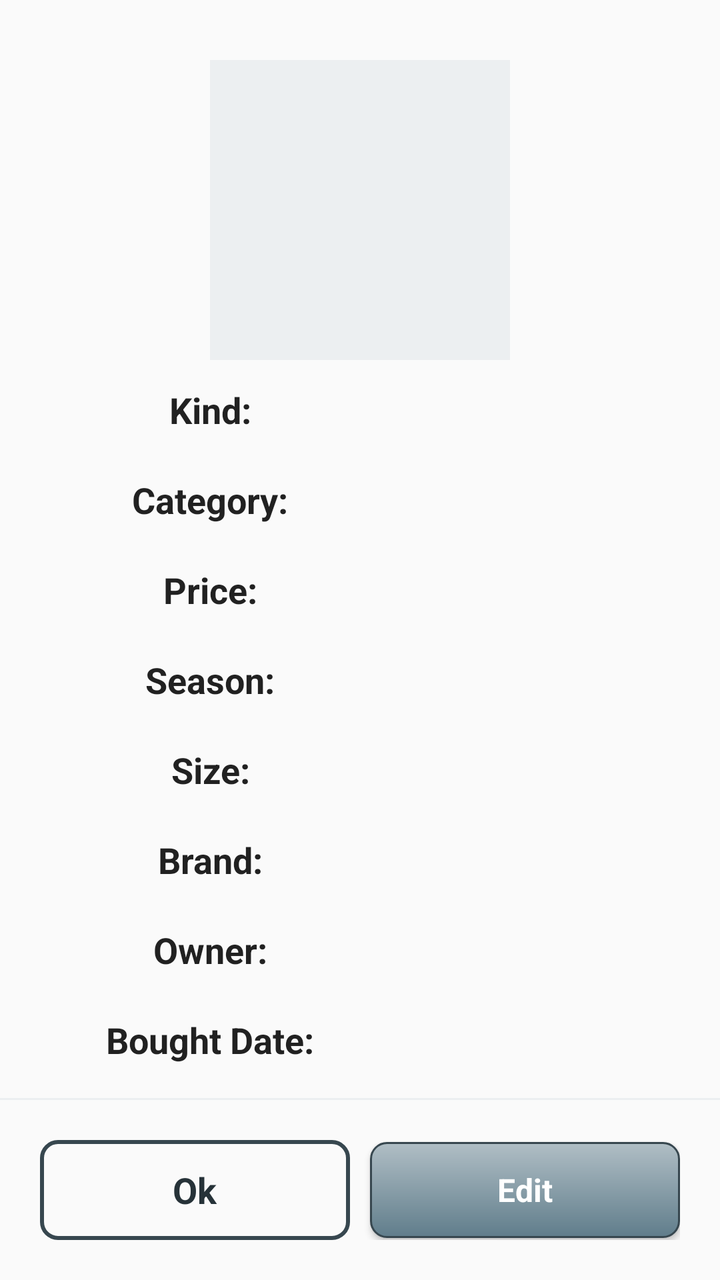
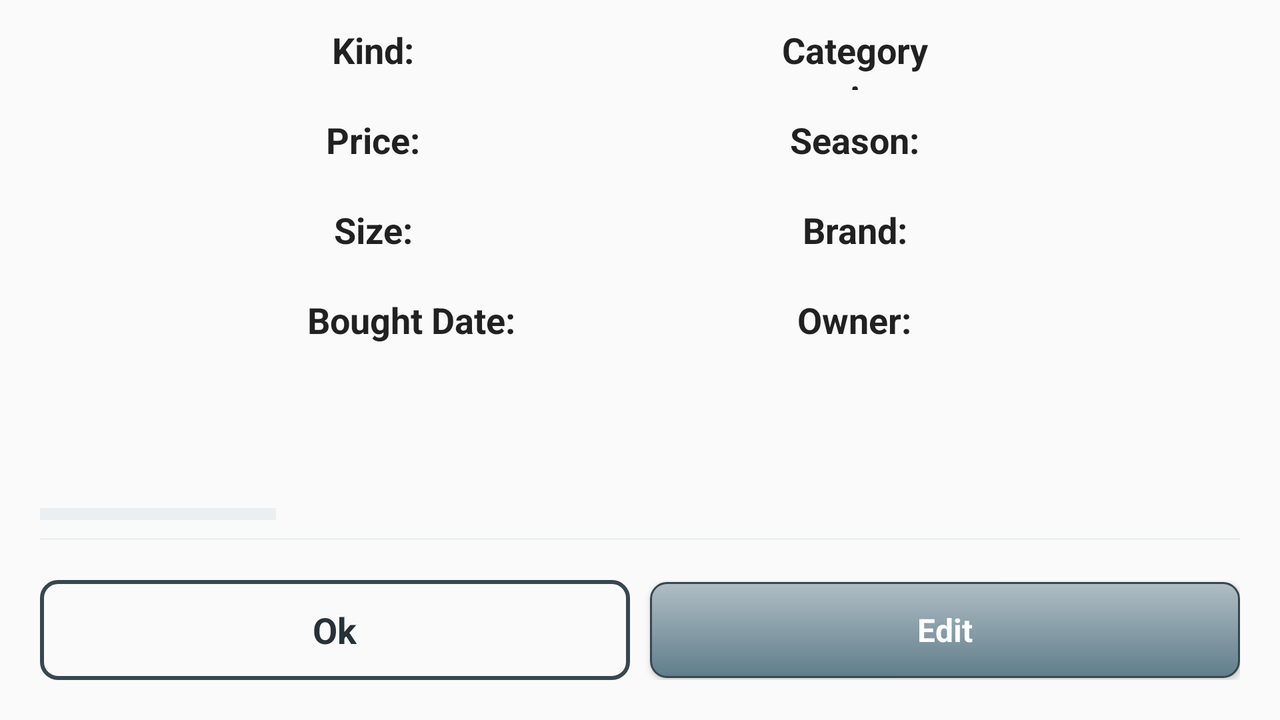

First picture: res/layout/ on a phone held upright. Second picture: the repository's own variant of that layout, on a device whose configuration matches the variant's folder. Source for both follows.
<!-- AndroidManifest.xml: application theme AppTheme -->
<!-- res/layout/fragment_closet_show_item.xml -->
<?xml version="1.0" encoding="utf-8"?>
<FrameLayout xmlns:android="http://schemas.android.com/apk/res/android"
    android:layout_width="match_parent"
    android:layout_height="match_parent">

    <android.support.v4.widget.NestedScrollView
        android:layout_width="match_parent"
        android:layout_height="match_parent"
        android:layout_marginBottom="90dp"
        android:scrollbars="vertical">

        <LinearLayout
            android:layout_width="match_parent"
            android:layout_height="match_parent"
            android:orientation="vertical"
            android:layout_marginLeft="30dp"
            android:layout_marginRight="30dp" >

            <ImageView
                android:id="@+id/imageShow"
                android:background="@drawable/image_border"
                android:layout_gravity="center"
                android:layout_marginTop="30dp"
                android:layout_width="150dp"
                android:layout_height="150dp" />

            <LinearLayout
                android:layout_marginTop="@dimen/detail_margin"
                android:layout_width="match_parent"
                android:layout_height="wrap_content"
                android:orientation="horizontal">

                <TextView
                    android:text="@string/kind"
                    android:gravity="center"
                    android:layout_weight="1"
                    android:layout_width="0dp"
                    android:layout_height="@dimen/detail_height"
                    style="@style/CommonText"/>

                <TextView
                    android:id="@+id/textShowKind"
                    android:layout_weight="1"
                    android:layout_width="0dp"
                    android:layout_height="wrap_content" />
            </LinearLayout>

            <LinearLayout
                android:layout_marginTop="@dimen/detail_margin"
                android:layout_width="match_parent"
                android:layout_height="wrap_content"
                android:orientation="horizontal">

                <TextView
                    android:text="@string/category"
                    android:gravity="center"
                    android:layout_weight="1"
                    android:layout_width="0dp"
                    android:layout_height="@dimen/detail_height"
                    style="@style/CommonText"/>

                <TextView
                    android:id="@+id/textShowCategory"
                    android:layout_weight="1"
                    android:layout_width="0dp"
                    android:layout_height="wrap_content" />
            </LinearLayout>

            <LinearLayout
                android:layout_marginTop="@dimen/detail_margin"
                android:layout_width="match_parent"
                android:layout_height="wrap_content"
                android:orientation="horizontal">

                <TextView
                    android:text="@string/price"
                    android:gravity="center"
                    android:layout_weight="1"
                    android:layout_width="0dp"
                    android:layout_height="@dimen/detail_height"
                    style="@style/CommonText"/>

                <TextView
                    android:id="@+id/textShowPrice"
                    android:layout_weight="1"
                    android:layout_width="0dp"
                    android:layout_height="wrap_content" />
            </LinearLayout>

            <LinearLayout
                android:layout_marginTop="@dimen/detail_margin"
                android:layout_width="match_parent"
                android:layout_height="wrap_content"
                android:orientation="horizontal">

                <TextView
                    android:text="@string/season"
                    android:gravity="center"
                    android:layout_weight="1"
                    android:layout_width="0dp"
                    android:layout_height="@dimen/detail_height"
                    style="@style/CommonText"/>

                <TextView
                    android:id="@+id/textShowSeason"
                    android:layout_weight="1"
                    android:layout_width="0dp"
                    android:layout_height="wrap_content" />
            </LinearLayout>

            <LinearLayout
                android:layout_marginTop="@dimen/detail_margin"
                android:layout_width="match_parent"
                android:layout_height="wrap_content"
                android:orientation="horizontal">

                <TextView
                    android:text="@string/size"
                    android:gravity="center"
                    android:layout_weight="1"
                    android:layout_width="0dp"
                    android:layout_height="@dimen/detail_height"
                    style="@style/CommonText"/>

                <TextView
                    android:id="@+id/textShowSize"
                    android:layout_weight="1"
                    android:layout_width="0dp"
                    android:layout_height="wrap_content" />
            </LinearLayout>

            <LinearLayout
                android:layout_marginTop="@dimen/detail_margin"
                android:layout_width="match_parent"
                android:layout_height="wrap_content"
                android:orientation="horizontal">

                <TextView
                    android:text="@string/brand"
                    android:gravity="center"
                    android:layout_weight="1"
                    android:layout_width="0dp"
                    android:layout_height="@dimen/detail_height"
                    style="@style/CommonText"/>

                <TextView
                    android:id="@+id/textShowBrand"
                    android:layout_weight="1"
                    android:layout_width="0dp"
                    android:layout_height="wrap_content" />
            </LinearLayout>

            <LinearLayout
                android:layout_marginTop="@dimen/detail_margin"
                android:layout_width="match_parent"
                android:layout_height="wrap_content"
                android:orientation="horizontal">

                <TextView
                    android:text="@string/owner"
                    android:gravity="center"
                    android:layout_weight="1"
                    android:layout_width="0dp"
                    android:layout_height="@dimen/detail_height"
                    style="@style/CommonText"/>

                <TextView
                    android:id="@+id/textShowOwner"
                    android:layout_weight="1"
                    android:layout_width="0dp"
                    android:layout_height="wrap_content" />
            </LinearLayout>

            <LinearLayout
                android:layout_marginTop="@dimen/detail_margin"
                android:layout_width="match_parent"
                android:layout_height="wrap_content"
                android:orientation="horizontal">

                <TextView
                    android:text="@string/boughtDate"
                    android:gravity="center"
                    android:layout_weight="1"
                    android:layout_width="0dp"
                    android:layout_height="@dimen/detail_height"
                    style="@style/CommonText"/>

                <TextView
                    android:id="@+id/textShowBoughtDate"
                    android:layout_weight="1"
                    android:layout_width="0dp"
                    android:layout_height="wrap_content" />
            </LinearLayout>
        </LinearLayout>
    </android.support.v4.widget.NestedScrollView>

    <View
        android:layout_gravity="bottom"
        android:layout_marginBottom="90dp"
        android:layout_width="match_parent"
        android:layout_height="1dp"
        android:background="@color/colorPrimaryLightest" />

    <LinearLayout
        android:orientation="horizontal"
        android:layout_width="match_parent"
        android:layout_height="wrap_content"
        android:layout_gravity="bottom"
        android:layout_margin="20dp">

        <Button
            android:id="@+id/buttonShowOk"
            android:text="@string/ok"
            android:textColor="@color/colorPrimaryDarkest"
            android:layout_gravity="center"
            android:layout_weight="1"
            android:layout_width="0dp"
            android:layout_height="wrap_content"
            android:minHeight="50dp"
            style="@style/BorderedButton"
            android:textSize="18sp"
            android:textStyle="bold"
            android:layout_marginRight="10dp"/>

        <Button
            android:id="@+id/buttonShowEdit"
            android:text="@string/edit"
            android:layout_gravity="center"
            android:layout_weight="1"
            android:layout_width="0dp"
            android:layout_height="wrap_content"
            style="@style/NiceButton"/>
    </LinearLayout>
</FrameLayout>
<!-- resources referenced by this layout -->
<resources>
  <color name="colorPrimaryDarkest">#263238</color>
  <color name="colorPrimaryLightest">#ECEFF1</color>
  <dimen name="detail_height">40dp</dimen>
  <dimen name="detail_margin">5dp</dimen>
  <!-- drawable image_border (drawable) -->
  <?xml version="1.0" encoding="UTF-8"?>
  <shape xmlns:android="http://schemas.android.com/apk/res/android">
      <solid android:color="@color/colorPrimaryLightest" />
      <stroke android:width="5dp"
          android:color="@color/colorPrimaryLightest" />
      <padding android:left="3dp"
          android:top="3dp"
          android:right="3dp"
          android:bottom="3dp" />
      
  </shape>
  <string name="boughtDate">Bought Date:</string>
  <string name="brand">Brand:</string>
  <string name="category">Category:</string>
  <string name="edit">Edit</string>
  <string name="kind">Kind:</string>
  <string name="ok">Ok</string>
  <string name="owner">Owner:</string>
  <string name="price">Price:</string>
  <string name="season">Season:</string>
  <string name="size">Size:</string>
  <style name="BorderedButton" parent="@android:style/Widget.Button">
          <item name="android:gravity">center_vertical|center_horizontal</item>
          <item name="android:textColor">@color/colorGrey</item>
          <item name="android:background">@drawable/bordered_button_enabled</item>
          <item name="android:textSize">10sp</item>
          <item name="android:focusable">true</item>
          <item name="android:clickable">true</item>
          <item name="android:minHeight">0dp</item>
          <item name="android:minWidth">0dp</item>
      </style>
  <style name="CommonText" parent="@android:style/TextAppearance.Medium">
          <item name="android:textSize">18sp</item>
          <item name="android:color">@color/colorBlack</item>
          <item name="android:textStyle">bold</item>
          <item name="android:typeface">sans</item>
      </style>
  <style name="NiceButton" parent="@android:style/Widget.Button">
          <item name="android:gravity">center_vertical|center_horizontal</item>
          <item name="android:textColor">#FFFFFF</item>
          <item name="android:background">@drawable/nice_button_enabled</item>
          <item name="android:textSize">16sp</item>
          <item name="android:textStyle">bold</item>
          <item name="android:focusable">true</item>
          <item name="android:clickable">true</item>
      </style>
  <!-- from res/values-v21/ -->
  <style name="AppTheme" parent="Theme.AppCompat.Light.NoActionBar">
          <item name="colorPrimary">@color/colorPrimary</item>
          <item name="colorPrimaryDark">@color/colorPrimaryDark</item>
          <item name="colorAccent">@color/colorAccent</item>
          <item name="android:statusBarColor">@color/colorPrimaryDark</item>
      </style>
  <color name="colorGrey">#808080</color>
  <!-- drawable bordered_button_enabled (drawable) -->
  <?xml version="1.0" encoding="utf-8"?>
  <shape xmlns:android="http://schemas.android.com/apk/res/android" android:shape="rectangle">
      <padding
          android:left="1dp"
          android:top="1dp"
          android:right="1dp"
          android:bottom="1dp" />
      <stroke
          android:width="2dp"
          android:color="@color/colorPrimaryDark" />
      <corners
          android:radius="8dp" />
  </shape>
  <color name="colorBlack">#000000</color>
  <color name="colorPrimary">#607D8B</color>
  <color name="colorPrimaryDark">#37474F</color>
  <color name="colorAccent">#546E7A</color>
  <color name="colorPrimaryLight">#B0BEC5</color>
</resources>
<!-- res/layout-land/fragment_closet_show_item.xml (the author's variant of the layout above) -->
<!-- drawn on the phone turned sideways -->
<?xml version="1.0" encoding="utf-8"?>
<FrameLayout xmlns:android="http://schemas.android.com/apk/res/android"
    android:layout_width="match_parent"
    android:layout_height="match_parent">

    <LinearLayout
        android:layout_width="match_parent"
        android:layout_height="match_parent"
        android:orientation="horizontal"
        android:layout_marginLeft="20dp"
        android:layout_marginRight="20dp" >

        <ImageView
            android:id="@+id/imageShow"
            android:layout_width="0dp"
            android:layout_weight="1"
            android:layout_height="wrap_content"
            android:layout_gravity="bottom"
            android:layout_marginRight="10dp"
            android:layout_marginBottom="100dp"
            android:layout_marginTop="10dp"
            android:background="@drawable/image_border" />

        <android.support.v4.widget.NestedScrollView
            android:layout_width="0dp"
            android:layout_height="match_parent"
            android:layout_weight="4"
            android:layout_marginBottom="100dp"
            android:scrollbars="vertical">

            <LinearLayout
                android:layout_width="match_parent"
                android:layout_height="match_parent"
                android:orientation="vertical">

                <LinearLayout
                    android:layout_marginTop="@dimen/detail_margin"
                    android:layout_width="match_parent"
                    android:layout_height="wrap_content"
                    android:orientation="horizontal">

                    <TextView
                        android:layout_weight="1"
                        android:layout_width="0dp"
                        android:layout_height="@dimen/detail_height"
                        android:gravity="center"
                        android:text="@string/kind"
                        style="@style/CommonText" />

                    <TextView
                        android:id="@+id/textShowKind"
                        android:layout_weight="2"
                        android:layout_width="0dp"
                        android:layout_height="wrap_content"
                        android:gravity="center" />

                    <TextView
                        android:layout_marginLeft="10dp"
                        android:layout_weight="1"
                        android:layout_width="0dp"
                        android:layout_height="@dimen/detail_height"
                        android:gravity="center"
                        android:text="@string/category"
                        style="@style/CommonText"/>

                    <TextView
                        android:id="@+id/textShowCategory"
                        android:layout_weight="2"
                        android:layout_width="0dp"
                        android:layout_height="wrap_content"
                        android:gravity="center" />
                </LinearLayout>

                <LinearLayout
                    android:layout_marginTop="@dimen/detail_margin"
                    android:layout_width="match_parent"
                    android:layout_height="wrap_content"
                    android:orientation="horizontal">

                    <TextView
                        android:layout_weight="1"
                        android:layout_width="0dp"
                        android:layout_height="@dimen/detail_height"
                        android:gravity="center"
                        android:text="@string/price"
                        style="@style/CommonText"/>

                    <TextView
                        android:id="@+id/textShowPrice"
                        android:layout_weight="2"
                        android:layout_width="0dp"
                        android:layout_height="wrap_content"
                        android:gravity="center" />

                    <TextView
                        android:layout_marginLeft="10dp"
                        android:layout_weight="1"
                        android:layout_width="0dp"
                        android:layout_height="@dimen/detail_height"
                        android:gravity="center"
                        android:text="@string/season"
                        style="@style/CommonText"/>

                    <TextView
                        android:id="@+id/textShowSeason"
                        android:layout_weight="2"
                        android:layout_width="0dp"
                        android:layout_height="wrap_content"
                        android:gravity="center" />
                </LinearLayout>

                <LinearLayout
                    android:layout_marginTop="@dimen/detail_margin"
                    android:layout_width="match_parent"
                    android:layout_height="wrap_content"
                    android:orientation="horizontal">

                    <TextView
                        android:layout_weight="1"
                        android:layout_width="0dp"
                        android:layout_height="@dimen/detail_height"
                        android:gravity="center"
                        android:text="@string/size"
                        style="@style/CommonText"/>

                    <TextView
                        android:id="@+id/textShowSize"
                        android:layout_weight="2"
                        android:layout_width="0dp"
                        android:layout_height="wrap_content"
                        android:gravity="center" />

                    <TextView
                        android:layout_marginLeft="10dp"
                        android:layout_weight="1"
                        android:layout_width="0dp"
                        android:layout_height="@dimen/detail_height"
                        android:gravity="center"
                        android:text="@string/brand"
                        style="@style/CommonText"/>

                    <TextView
                        android:id="@+id/textShowBrand"
                        android:layout_weight="2"
                        android:layout_width="0dp"
                        android:layout_height="wrap_content"
                        android:gravity="center" />
                </LinearLayout>

                <LinearLayout
                    android:layout_marginTop="@dimen/detail_margin"
                    android:layout_width="match_parent"
                    android:layout_height="wrap_content"
                    android:orientation="horizontal">

                    <TextView
                        android:layout_weight="1.5"
                        android:layout_width="0dp"
                        android:layout_height="@dimen/detail_height"
                        android:gravity="center"
                        android:text="@string/boughtDate"
                        style="@style/CommonText"/>

                    <TextView
                        android:id="@+id/textShowBoughtDate"
                        android:layout_weight="1.5"
                        android:layout_width="0dp"
                        android:layout_height="wrap_content"
                        android:gravity="center" />

                    <TextView
                        android:layout_marginLeft="10dp"
                        android:layout_weight="1"
                        android:layout_width="0dp"
                        android:layout_height="@dimen/detail_height"
                        android:gravity="center"
                        android:text="@string/owner"
                        style="@style/CommonText"/>

                    <TextView
                        android:id="@+id/textShowOwner"
                        android:layout_weight="2"
                        android:layout_width="0dp"
                        android:layout_height="wrap_content"
                        android:gravity="center" />
                </LinearLayout>
            </LinearLayout>
        </android.support.v4.widget.NestedScrollView>
    </LinearLayout>

    <View
        android:layout_width="match_parent"
        android:layout_height="1dp"
        android:layout_gravity="bottom"
        android:layout_marginBottom="90dp"
        android:layout_marginLeft="20dp"
        android:layout_marginRight="20dp"
        android:background="@color/colorPrimaryLightest" />

    <LinearLayout
        android:orientation="horizontal"
        android:layout_width="match_parent"
        android:layout_margin="20dp"
        android:layout_height="wrap_content"
        android:layout_gravity="bottom">

        <Button
            android:id="@+id/buttonShowOk"
            android:text="@string/ok"
            android:textColor="@color/colorPrimaryDarkest"
            android:layout_gravity="center"
            android:layout_weight="1"
            android:layout_width="0dp"
            android:layout_height="50dp"
            android:layout_marginRight="10dp"
            style="@style/BorderedButton"
            android:textStyle="bold"
            android:textSize="18sp"/>

        <Button
            android:id="@+id/buttonShowEdit"
            android:text="@string/edit"
            android:layout_gravity="center"
            android:layout_weight="1"
            android:layout_width="0dp"
            android:layout_height="wrap_content"
            style="@style/NiceButton"/>
    </LinearLayout>
</FrameLayout>
